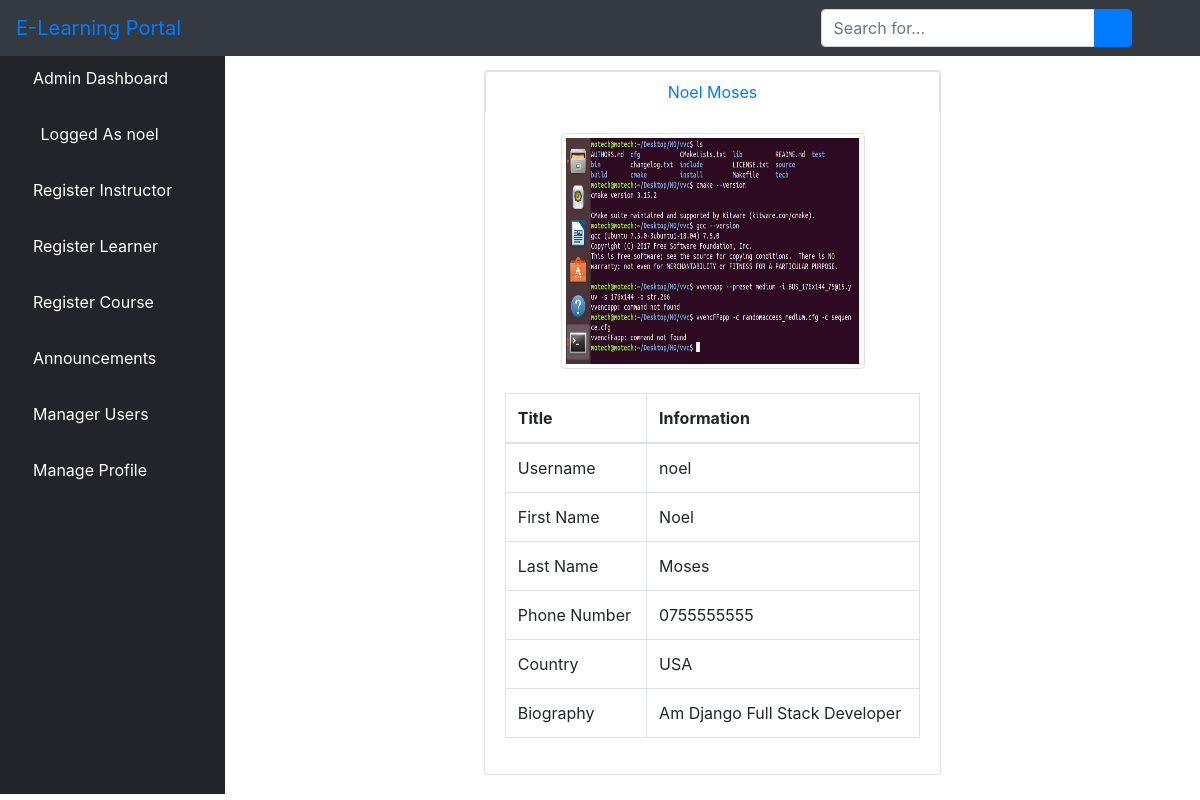
The app's page /auser_profile/ (signed in) with its own data.
### elearn/models.py (models this page shows, shortened)
class User(AbstractUser):
    is_learner = models.BooleanField(default=False)
    is_instructor = models.BooleanField(default=False)
    is_admin = models.BooleanField(default=False)

class Profile(models.Model):
    user = models.OneToOneField(User, on_delete=models.CASCADE)
    avatar = models.ImageField(upload_to = '', default = 'no-img.jpg', blank=True)
    first_name = models.CharField(max_length=255, default='')
    last_name = models.CharField(max_length=255, default='')
    email = models.EmailField(default='none@email.com')
    phonenumber = models.CharField(max_length=255, blank=True, null=True)
    birth_date = models.DateField(default='1975-12-12')
    bio = models.TextField(default='')
    city = models.CharField(max_length=255, default='')
    state = models.CharField(max_length=255, default='')
    country = models.CharField(max_length=255, default='')
    favorite_animal = models.CharField(max_length=255, default='')
    hobby = models.CharField(max_length=255, default='')

### elearn/views.py (the view)
# urls.py: path('auser_profile/', views.auser_profile, name='auser_profile'),
def auser_profile(request):
    current_user = request.user
    user_id = current_user.id
    users = Profile.objects.filter(user_id = user_id)
    users = {'users': users}
    return render(request, 'dashboard/admin/user_profile.html', users)

### elearn/templates/dashboard/admin/user_profile.html (shortened to what this page needs)
{% extends 'dashboard/admin/base.html' %}
{% load static %}
{% block body %}
<div class="container-fluid">
<div class="row">
<div class="col-sm-3" style="color: red">
</div>
<div class="col-sm-6" style="padding-top: 20px">
      <div class="card mb-3">
               {% if users %}
               {% for user in users %}
               <nav>
                    <div class="nav nav-tabs nav-fill" id="nav-tab" role="tablist">
                                <a class="nav-item nav-link active text-primary" id="nav-home-tab" data-toggle="tab" href="#nav-home" role="tab" aria-controls="nav-home" aria-selected="true">{{ user.first_name }}  {{ user.last_name }}</a>
                    </div>
                </nav>
                <div class="card-body">
                     {% if user.avatar %}
                        <center><img src="{{ user.avatar.url }}" class="img-thumbnail" alt="{{ user.user.username }}" style="height: 236px; width: 304px"></center><br>
                    {% else %}
                                    <span class="text-muted">No Profile Picture for {{ user.user.username }}</span>
                    {% endif %}
                        <table class="table table-bordered">
    <thead>
        <tr>
            <th>Title</th>
            <th>Information</th>
        </tr>
    </thead>
    <tbody>
        <tr>
            <td>Username</td>
            <td>{{ user.user.username }}</td>
        </tr>
        <tr>
            <td>First Name</td>
            <td>{{ user.first_name }}</td>
        </tr>
        <tr>
            <td>Last Name</td>
            <td>{{ user.last_name }}</td>
        </tr>
        <tr>
            <td>Phone Number</td>
            <td>{{ user.phonenumber }}</td>
        </tr>
        <tr>
            <td>Country</td>
            <td>{{ user.country }}</td>
        </tr>
        <tr>
            <td>Biography</td>
            <td>{{ user.bio }}</td>
        </tr>
    </tbody>
</table>
        </div>
      </div>
                      </div>
                    </div>
                  </div>
</div>
 {% endfor %}
 {% else %}
 <center><span><p class="text-danger">No profile created yet</p></span></center>
 <center><a href="{% url 'acreate_profile' %}">Click here to create</center>
 {% endif %}
</body>
</html>
{% endblock %}

### elearn/templates/dashboard/admin/base.html (shortened to what this page needs)
<!DOCTYPE html>
<html lang="en">
<head>
    {% load static %}
    <link href="{% static 'vendor/fontawesome-free/css/all.min.css' %}" rel="stylesheet" type="text/css">
    <link href="{% static 'vendor/datatables/dataTables.bootstrap4.css' %}" rel="stylesheet">
    <link href="{% static 'css/sb-admin.css' %}" rel="stylesheet">
</head>
<body id="page-top">
<nav class="navbar navbar-expand navbar-dark bg-dark fixed-top">
    <a class="navbar-brand mr-1 text-primary" href="">E-Learning Portal</a>
    <button class="btn btn-link btn-sm text-white order-1 order-sm-0" id="sidebarToggle" href="#">
        <i class="fas fa-bars"></i>
    </button>
    <form class="d-none d-md-inline-block form-inline ml-auto mr-0 mr-md-3 my-2 my-md-0">
        <div class="input-group">
            <input type="text" class="form-control" placeholder="Search for..." aria-label="Search" aria-describedby="basic-addon2">
            <div class="input-group-append">
                <button class="btn btn-primary" type="button">
                    <i class="fas fa-search"></i>
                </button>
            </div>
        </div>
    </form>
    <ul class="navbar-nav ml-auto ml-md-0">
        <li class="nav-item dropdown no-arrow">
            <a class="nav-link dropdown-toggle" href="#" id="userDropdown" role="button" data-toggle="dropdown" aria-haspopup="true" aria-expanded="false">
                <i class="fas fa-user-circle fa-fw text-primary"></i>
            </a>
        </li>
    </ul>
</nav>
<div id="wrapper" style="padding-top: 50px;">
<ul class="sidebar navbar-nav">
    <li class="nav-item active">
        <a class="nav-link" href="{% url 'dashboard' %}">
         <i class="fa fa-home" aria-hidden="true"></i>
            <span>Admin Dashboard</span>
        </a>
    </li>
    <li class="nav-item active">
        <a class="nav-link" href="">
            <i class="fas fa-user-circle fa-fw text-primary"></i>
            <span>Logged As {{ user.username }}</span>
        </a>
    </li>
    <li class="nav-item">
        <a class="nav-link" href="{% url 'isign' %}">
        <i class="fas fa-chalkboard-teacher"></i>
            <span style="color: white">Register Instructor</span>
        </a>
    </li>
     <li class="nav-item">
        <a class="nav-link" href="{% url 'addlearner' %}">
        <i class="fas fa-user-graduate"></i>
            <span style="color: white">Register Learner</span>
        </a>
    </li>
    <li class="nav-item">
        <a class="nav-link" href="{% url 'course' %}">
        <i class="fas fa-book-reader"></i>
            <span style="color: white">Register Course</span>
        </a>
    </li>
    <li class="nav-item dropdown no-arrow">
                            <a class="nav-link dropdown-toggle" data-toggle="dropdown" aria-haspopup="true" aria-expanded="false" href="">
        <i class="fas fa-bell"></i>
            <span style="color: white">Announcements</span>
        </a>
        </li>
    <li class="nav-item">
        <a class="nav-link" href="{% url 'aluser' %}">
            <i class="fas fa-users"></i>
            <span style="color: white">Manager Users</span>
        </a>
    </li>
    <li class="nav-item dropdown no-arrow">
                            <a class="nav-link dropdown-toggle" data-toggle="dropdown" aria-haspopup="true" aria-expanded="false" href="">
            <i class="fas fa-user"></i>
            <span style="color: white">Manage Profile</span>
        </a>
        </li>
</ul>
    {% block body %}{% endblock %}

### records on screen
User: username "noel"
Profile: first_name "Noel", last_name "Moses", avatar (picture), user.username "noel", phonenumber "0755555555", country "USA", bio "Am Django Full Stack Developer"
